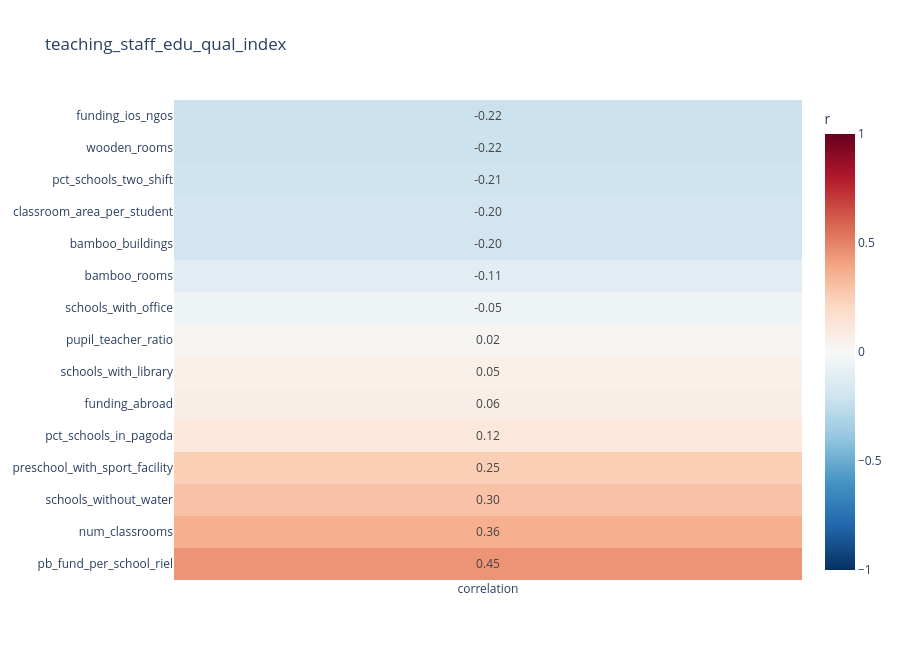

The cell this chart's notebook holds for it:
### Code cell
corr_heatmap(teacher,"teaching_staff_edu_qual_index",feature3,'teaching_staff_edu_qual_index')

### Figure 1 — Plotly figure (JSON) as saved in the notebook; plotly's stock layout.template omitted (floating-point values rounded to 4 significant figures)
{"data": [{"coloraxis": "coloraxis", "hovertemplate": "x: %{x}<br>y: %{y}<br>color: %{z}<extra></extra>", "name": "0", "texttemplate": "%{z:.2f}", "type": "heatmap", "x": ["correlation"], "xaxis": "x", "y": ["funding_ios_ngos", "wooden_rooms", "pct_schools_two_shift", "classroom_area_per_student", "bamboo_buildings", "bamboo_rooms", "schools_with_office", "pupil_teacher_ratio", "schools_with_library", "funding_abroad", "pct_schools_in_pagoda", "preschool_with_sport_facility", "schools_without_water", "num_classrooms", "pb_fund_per_school_riel"], "yaxis": "y", "z": [[-0.2197], [-0.2173], [-0.2078], [-0.1968], [-0.1953], [-0.1142], [-0.04736], [0.01566], [0.05214], [0.06471], [0.1174], [0.2482], [0.2964], [0.3603], [0.4501]]}], "layout": {"coloraxis": {"cmax": 1, "cmin": -1, "colorbar": {"title": {"text": "r"}}, "colorscale": [[0, "rgb(5,48,97)"], [0.1, "rgb(33,102,172)"], [0.2, "rgb(67,147,195)"], [0.3, "rgb(146,197,222)"], [0.4, "rgb(209,229,240)"], [0.5, "rgb(247,247,247)"], [0.6, "rgb(253,219,199)"], [0.7, "rgb(244,165,130)"], [0.8, "rgb(214,96,77)"], [0.9, "rgb(178,24,43)"], [1, "rgb(103,0,31)"]]}, "height": 660, "title": {"text": "teaching_staff_edu_qual_index"}, "xaxis": {"anchor": "y", "domain": [0, 1]}, "yaxis": {"anchor": "x", "autorange": "reversed", "domain": [0, 1]}}}
